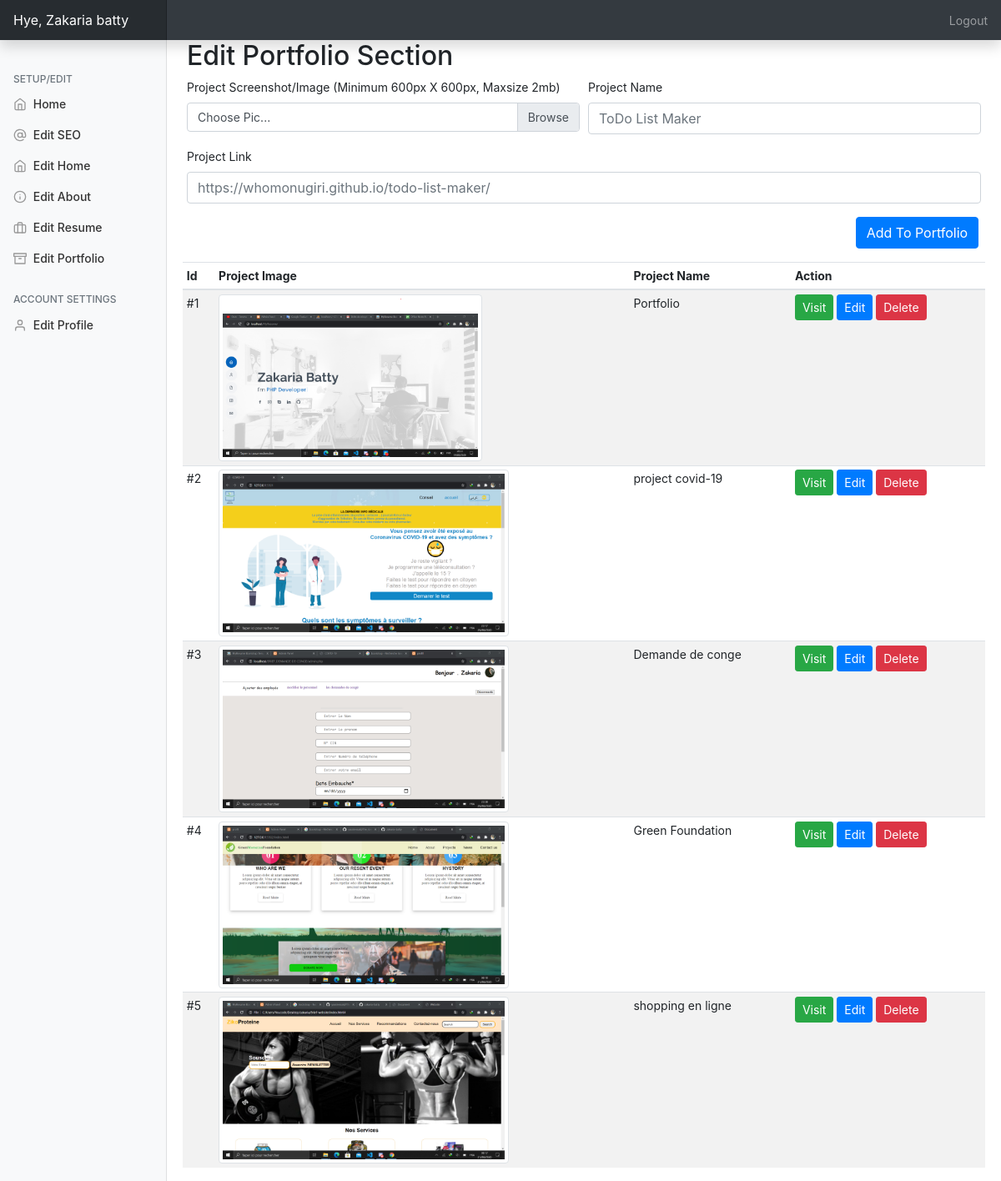
The page /admin/?editportfolio=true (signed in) on the database its author committed.
### tables this page shows
CREATE TABLE `portfolio` (
  `id` int(11) NOT NULL,
  `projectname` varchar(250) NOT NULL,
  `projectpic` varchar(250) NOT NULL,
  `projectlink` text NOT NULL
);

### admin/php/portfolio.php (the view, shortened to what this page needs)
<h2>Edit Portfolio Section</h2>
<form method="post" action="php/uportfolio.php" enctype="multipart/form-data">
  <div class="form-row">
    <div class="form-group col-md-6">
      <label>Project Screenshot/Image (Minimum 600px X 600px, Maxsize 2mb)</label>
      <div class="custom-file">
        <label class="custom-file-label" for="projectpic">Choose Pic...</label>
      </div>
    </div>
    <div class="form-group col-md-6 mt-auto">
      <label for="name">Project Name</label>
      <input type="name" name="projectname" class="form-control" id="name" placeholder="ToDo List Maker">
    </div>
    <div class="form-group col-md-12">
      <label for="email">Project Link</label>
      <input type="text" name="projectlink" class="form-control" id="email" placeholder="https://whomonugiri.github.io/todo-list-maker/">
    </div>
    <div class="form-group col-md-2 ml-auto">
      <input type="submit" name="addtoportfolio" class="btn btn-primary" value="Add To Portfolio">
    </div>
</form>
<table class="table table-striped table-sm">
  <thead>
    <tr>
      <th>Id</th>
      <th>Project Image</th>
      <th>Project Name</th>
      <th>Action</th>
    </tr>
  </thead>
  <tbody>
    <?php
     $query2 = "SELECT * FROM portfolio";
     $queryrun2 = mysqli_query($db, $query2);
     $count = 1;
     while ($data2 = mysqli_fetch_array($queryrun2)) {
     ?>
      <tr>
        <td>#<?= $count ?></td>
        <td><img src="../dist/img/portfolio/<?= $data2['projectpic'] ?>" class="oo img-thumbnail"></td>
        <td><?= $data2['projectname'] ?></td>
        <td>
          <a href="<?= $data2['projectlink'] ?>"> <button type="button" class="btn btn-success btn-sm">Visit</button></a>
          <button type="button" class="btn btn-primary btn-sm" data-toggle="modal" data-target="#modal<?= $data2['id'] ?>">
            Edit
          </button> <a href="php/uportfolio.php?del=<?= $data2['id'] ?>"><button type="button" class="btn btn-danger btn-sm" data-toggle="modal" data-target="#exampleModal">
              Delete
            </button></a></td>
      </tr>
    <?php $count++;
     } ?>
  </tbody>
</table>

### admin/css/dashboard.css (style rules this page uses)
body { font-size: .875rem; }

### admin/index.php (style rules this page uses)
.oo { height: 200px; }

### rows shown on the page
portfolio: projectpic (picture), projectname "Portfolio"
portfolio: projectpic (picture), projectname "project covid-19"
portfolio: projectpic (picture), projectname "Demande de conge"
portfolio: projectpic (picture), projectname "Green Foundation"
portfolio: projectpic (picture), projectname "shopping en ligne"

### other values the page prints
$_SESSION['username'] "Zakaria batty"
